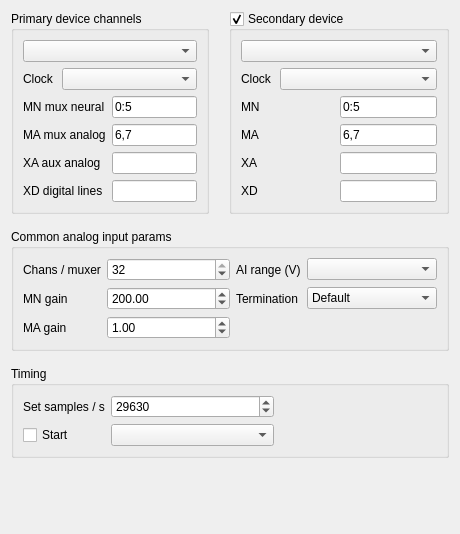
<?xml version="1.0" encoding="UTF-8"?>
<ui version="4.0">
 <class>NICfgTab</class>
 <widget class="QWidget" name="NICfgTab">
  <property name="geometry">
   <rect>
    <x>0</x>
    <y>0</y>
    <width>460</width>
    <height>534</height>
   </rect>
  </property>
  <property name="windowTitle">
   <string>Form</string>
  </property>
  <layout class="QGridLayout" name="gridLayout_3">
   <property name="horizontalSpacing">
    <number>20</number>
   </property>
   <property name="verticalSpacing">
    <number>15</number>
   </property>
   <item row="0" column="0">
    <widget class="QGroupBox" name="dev1GB">
     <property name="title">
      <string>Primary device channels</string>
     </property>
     <layout class="QGridLayout" name="gridLayout_2">
      <property name="verticalSpacing">
       <number>6</number>
      </property>
      <item row="3" column="0">
       <widget class="QLabel" name="ma1Label">
        <property name="sizePolicy">
         <sizepolicy hsizetype="Preferred" vsizetype="Preferred">
          <horstretch>0</horstretch>
          <verstretch>0</verstretch>
         </sizepolicy>
        </property>
        <property name="text">
         <string>MA mux analog</string>
        </property>
       </widget>
      </item>
      <item row="4" column="0">
       <widget class="QLabel" name="xa1Label">
        <property name="sizePolicy">
         <sizepolicy hsizetype="Preferred" vsizetype="Preferred">
          <horstretch>0</horstretch>
          <verstretch>0</verstretch>
         </sizepolicy>
        </property>
        <property name="text">
         <string>XA aux analog</string>
        </property>
       </widget>
      </item>
      <item row="2" column="0">
       <widget class="QLabel" name="mn1Label">
        <property name="sizePolicy">
         <sizepolicy hsizetype="Preferred" vsizetype="Preferred">
          <horstretch>0</horstretch>
          <verstretch>0</verstretch>
         </sizepolicy>
        </property>
        <property name="text">
         <string>MN mux neural</string>
        </property>
       </widget>
      </item>
      <item row="5" column="0">
       <widget class="QLabel" name="xd1Label">
        <property name="sizePolicy">
         <sizepolicy hsizetype="Preferred" vsizetype="Preferred">
          <horstretch>0</horstretch>
          <verstretch>0</verstretch>
         </sizepolicy>
        </property>
        <property name="text">
         <string>XD digital lines</string>
        </property>
       </widget>
      </item>
      <item row="2" column="1">
       <widget class="QLineEdit" name="mn1LE">
        <property name="minimumSize">
         <size>
          <width>0</width>
          <height>22</height>
         </size>
        </property>
        <property name="toolTip">
         <string>List NI-DAQ AI channels like this: '0:3,5,7,9:11'. MN channels come first, then MA, then XA. The three lists must not overlap.</string>
        </property>
        <property name="text">
         <string>0:5</string>
        </property>
       </widget>
      </item>
      <item row="3" column="1">
       <widget class="QLineEdit" name="ma1LE">
        <property name="minimumSize">
         <size>
          <width>0</width>
          <height>22</height>
         </size>
        </property>
        <property name="toolTip">
         <string>List NI-DAQ AI channels like this: '0:3,5,7,9:11'. MN channels come first, then MA, then XA. The three lists must not overlap.</string>
        </property>
        <property name="text">
         <string>6,7</string>
        </property>
       </widget>
      </item>
      <item row="4" column="1">
       <widget class="QLineEdit" name="xa1LE">
        <property name="minimumSize">
         <size>
          <width>0</width>
          <height>22</height>
         </size>
        </property>
        <property name="toolTip">
         <string>List NI-DAQ AI channels like this: '0:3,5,7,9:11'. MN channels come first, then MA, then XA. The three lists must not overlap.</string>
        </property>
        <property name="text">
         <string/>
        </property>
       </widget>
      </item>
      <item row="5" column="1">
       <widget class="QLineEdit" name="xd1LE">
        <property name="minimumSize">
         <size>
          <width>0</width>
          <height>22</height>
         </size>
        </property>
        <property name="toolTip">
         <string>List NI-DAQ DI channels like this: '0:3,5,7'.</string>
        </property>
        <property name="text">
         <string/>
        </property>
       </widget>
      </item>
      <item row="0" column="0" colspan="2">
       <widget class="QComboBox" name="device1CB">
        <property name="sizePolicy">
         <sizepolicy hsizetype="Expanding" vsizetype="Fixed">
          <horstretch>0</horstretch>
          <verstretch>0</verstretch>
         </sizepolicy>
        </property>
        <property name="minimumSize">
         <size>
          <width>0</width>
          <height>22</height>
         </size>
        </property>
        <property name="toolTip">
         <string/>
        </property>
       </widget>
      </item>
      <item row="1" column="0" colspan="2">
       <layout class="QHBoxLayout" name="horizontalLayout">
        <property name="spacing">
         <number>8</number>
        </property>
        <item>
         <widget class="QLabel" name="clk1Label">
          <property name="sizePolicy">
           <sizepolicy hsizetype="Preferred" vsizetype="Preferred">
            <horstretch>0</horstretch>
            <verstretch>0</verstretch>
           </sizepolicy>
          </property>
          <property name="text">
           <string>Clock</string>
          </property>
         </widget>
        </item>
        <item>
         <widget class="QComboBox" name="clk1CB">
          <property name="enabled">
           <bool>true</bool>
          </property>
          <property name="sizePolicy">
           <sizepolicy hsizetype="Expanding" vsizetype="Fixed">
            <horstretch>0</horstretch>
            <verstretch>0</verstretch>
           </sizepolicy>
          </property>
          <property name="minimumSize">
           <size>
            <width>0</width>
            <height>22</height>
           </size>
          </property>
          <property name="toolTip">
           <string/>
          </property>
          <property name="maxVisibleItems">
           <number>12</number>
          </property>
         </widget>
        </item>
       </layout>
      </item>
     </layout>
    </widget>
   </item>
   <item row="2" column="0" colspan="2">
    <widget class="QGroupBox" name="timingGB">
     <property name="title">
      <string>Timing</string>
     </property>
     <layout class="QGridLayout" name="gridLayout_5">
      <item row="0" column="1">
       <widget class="QDoubleSpinBox" name="srateSB">
        <property name="enabled">
         <bool>true</bool>
        </property>
        <property name="sizePolicy">
         <sizepolicy hsizetype="Expanding" vsizetype="Fixed">
          <horstretch>0</horstretch>
          <verstretch>0</verstretch>
         </sizepolicy>
        </property>
        <property name="toolTip">
         <string>Set a sampling rate if using NI device's internal clock</string>
        </property>
        <property name="decimals">
         <number>0</number>
        </property>
        <property name="minimum">
         <double>100.000000000000000</double>
        </property>
        <property name="maximum">
         <double>100000.000000000000000</double>
        </property>
        <property name="value">
         <double>29630.000000000000000</double>
        </property>
       </widget>
      </item>
      <item row="1" column="1">
       <widget class="QComboBox" name="startCB">
        <property name="sizePolicy">
         <sizepolicy hsizetype="Expanding" vsizetype="Fixed">
          <horstretch>0</horstretch>
          <verstretch>0</verstretch>
         </sizepolicy>
        </property>
        <property name="minimumSize">
         <size>
          <width>0</width>
          <height>22</height>
         </size>
        </property>
        <property name="toolTip">
         <string>If using Intans/Whisper acquisition always starts by setting device1/port0/line0 high. Otherwise, you may optionally set a digital line high to sync with aux hardware. </string>
        </property>
       </widget>
      </item>
      <item row="1" column="0">
       <widget class="QCheckBox" name="startEnabChk">
        <property name="sizePolicy">
         <sizepolicy hsizetype="Preferred" vsizetype="Fixed">
          <horstretch>0</horstretch>
          <verstretch>0</verstretch>
         </sizepolicy>
        </property>
        <property name="toolTip">
         <string>Whisper (any MN or MA channels) requires use of device1/port0/line0 as a start signal. Otherwise, you may optionally set a digital line high to sync with aux hardware. </string>
        </property>
        <property name="text">
         <string>Start</string>
        </property>
       </widget>
      </item>
      <item row="0" column="0">
       <widget class="QLabel" name="srateLabel">
        <property name="enabled">
         <bool>true</bool>
        </property>
        <property name="sizePolicy">
         <sizepolicy hsizetype="Preferred" vsizetype="Preferred">
          <horstretch>0</horstretch>
          <verstretch>0</verstretch>
         </sizepolicy>
        </property>
        <property name="toolTip">
         <string/>
        </property>
        <property name="text">
         <string>Set samples / s</string>
        </property>
       </widget>
      </item>
      <item row="0" column="2">
       <spacer name="horizontalSpacer">
        <property name="orientation">
         <enum>Qt::Horizontal</enum>
        </property>
        <property name="sizeHint" stdset="0">
         <size>
          <width>40</width>
          <height>20</height>
         </size>
        </property>
       </spacer>
      </item>
     </layout>
    </widget>
   </item>
   <item row="1" column="0" colspan="2">
    <widget class="QGroupBox" name="SignalGB">
     <property name="title">
      <string>Common analog input params</string>
     </property>
     <layout class="QGridLayout" name="gridLayout">
      <property name="verticalSpacing">
       <number>6</number>
      </property>
      <item row="1" column="2">
       <widget class="QLabel" name="aiTerminationLabel">
        <property name="sizePolicy">
         <sizepolicy hsizetype="Preferred" vsizetype="Preferred">
          <horstretch>0</horstretch>
          <verstretch>0</verstretch>
         </sizepolicy>
        </property>
        <property name="toolTip">
         <string/>
        </property>
        <property name="text">
         <string>Termination</string>
        </property>
        <property name="alignment">
         <set>Qt::AlignLeading|Qt::AlignLeft|Qt::AlignVCenter</set>
        </property>
       </widget>
      </item>
      <item row="1" column="0">
       <widget class="QLabel" name="mnGainLabel">
        <property name="sizePolicy">
         <sizepolicy hsizetype="Preferred" vsizetype="Preferred">
          <horstretch>0</horstretch>
          <verstretch>0</verstretch>
         </sizepolicy>
        </property>
        <property name="text">
         <string>MN gain</string>
        </property>
       </widget>
      </item>
      <item row="0" column="1">
       <widget class="QSpinBox" name="muxFactorSB">
        <property name="sizePolicy">
         <sizepolicy hsizetype="MinimumExpanding" vsizetype="Fixed">
          <horstretch>0</horstretch>
          <verstretch>0</verstretch>
         </sizepolicy>
        </property>
        <property name="minimumSize">
         <size>
          <width>0</width>
          <height>22</height>
         </size>
        </property>
        <property name="minimum">
         <number>1</number>
        </property>
        <property name="maximum">
         <number>32</number>
        </property>
        <property name="value">
         <number>32</number>
        </property>
       </widget>
      </item>
      <item row="1" column="1">
       <widget class="QDoubleSpinBox" name="mnGainSB">
        <property name="sizePolicy">
         <sizepolicy hsizetype="MinimumExpanding" vsizetype="Fixed">
          <horstretch>0</horstretch>
          <verstretch>0</verstretch>
         </sizepolicy>
        </property>
        <property name="minimumSize">
         <size>
          <width>0</width>
          <height>22</height>
         </size>
        </property>
        <property name="toolTip">
         <string>The gain setting on the external amplifier.  Incoming sample voltages are divided by this value when graphing to screen.</string>
        </property>
        <property name="correctionMode">
         <enum>QAbstractSpinBox::CorrectToNearestValue</enum>
        </property>
        <property name="minimum">
         <double>0.010000000000000</double>
        </property>
        <property name="maximum">
         <double>1000000.000000000000000</double>
        </property>
        <property name="value">
         <double>200.000000000000000</double>
        </property>
       </widget>
      </item>
      <item row="2" column="1">
       <widget class="QDoubleSpinBox" name="maGainSB">
        <property name="sizePolicy">
         <sizepolicy hsizetype="MinimumExpanding" vsizetype="Fixed">
          <horstretch>0</horstretch>
          <verstretch>0</verstretch>
         </sizepolicy>
        </property>
        <property name="minimumSize">
         <size>
          <width>0</width>
          <height>22</height>
         </size>
        </property>
        <property name="toolTip">
         <string>The gain setting on the external amplifier.  Incoming sample voltages are divided by this value when graphing to screen.</string>
        </property>
        <property name="correctionMode">
         <enum>QAbstractSpinBox::CorrectToNearestValue</enum>
        </property>
        <property name="minimum">
         <double>0.010000000000000</double>
        </property>
        <property name="maximum">
         <double>1000000.000000000000000</double>
        </property>
        <property name="value">
         <double>1.000000000000000</double>
        </property>
       </widget>
      </item>
      <item row="2" column="0">
       <widget class="QLabel" name="maGainLabel">
        <property name="sizePolicy">
         <sizepolicy hsizetype="Preferred" vsizetype="Preferred">
          <horstretch>0</horstretch>
          <verstretch>0</verstretch>
         </sizepolicy>
        </property>
        <property name="text">
         <string>MA gain</string>
        </property>
       </widget>
      </item>
      <item row="0" column="2">
       <widget class="QLabel" name="aiRangeMinLabel">
        <property name="sizePolicy">
         <sizepolicy hsizetype="Preferred" vsizetype="Preferred">
          <horstretch>0</horstretch>
          <verstretch>0</verstretch>
         </sizepolicy>
        </property>
        <property name="toolTip">
         <string/>
        </property>
        <property name="text">
         <string>AI range (V)</string>
        </property>
        <property name="alignment">
         <set>Qt::AlignLeading|Qt::AlignLeft|Qt::AlignVCenter</set>
        </property>
       </widget>
      </item>
      <item row="0" column="0">
       <widget class="QLabel" name="muxFactorLabel">
        <property name="sizePolicy">
         <sizepolicy hsizetype="Preferred" vsizetype="Preferred">
          <horstretch>0</horstretch>
          <verstretch>0</verstretch>
         </sizepolicy>
        </property>
        <property name="text">
         <string>Chans / muxer</string>
        </property>
       </widget>
      </item>
      <item row="0" column="3">
       <widget class="QComboBox" name="aiRangeCB">
        <property name="sizePolicy">
         <sizepolicy hsizetype="Expanding" vsizetype="Fixed">
          <horstretch>0</horstretch>
          <verstretch>0</verstretch>
         </sizepolicy>
        </property>
        <property name="minimumSize">
         <size>
          <width>0</width>
          <height>22</height>
         </size>
        </property>
        <property name="toolTip">
         <string/>
        </property>
       </widget>
      </item>
      <item row="1" column="3">
       <widget class="QComboBox" name="aiTerminationCB">
        <property name="sizePolicy">
         <sizepolicy hsizetype="Expanding" vsizetype="Fixed">
          <horstretch>0</horstretch>
          <verstretch>0</verstretch>
         </sizepolicy>
        </property>
        <property name="minimumSize">
         <size>
          <width>0</width>
          <height>22</height>
         </size>
        </property>
        <item>
         <property name="text">
          <string>Default</string>
         </property>
        </item>
        <item>
         <property name="text">
          <string>RSE</string>
         </property>
        </item>
        <item>
         <property name="text">
          <string>NRSE</string>
         </property>
        </item>
        <item>
         <property name="text">
          <string>Differential</string>
         </property>
        </item>
        <item>
         <property name="text">
          <string>PseudoDifferential</string>
         </property>
        </item>
       </widget>
      </item>
     </layout>
    </widget>
   </item>
   <item row="0" column="1">
    <widget class="QGroupBox" name="dev2GB">
     <property name="title">
      <string>Secondary device</string>
     </property>
     <property name="flat">
      <bool>false</bool>
     </property>
     <property name="checkable">
      <bool>true</bool>
     </property>
     <property name="checked">
      <bool>true</bool>
     </property>
     <layout class="QGridLayout" name="gridLayout_4">
      <property name="verticalSpacing">
       <number>6</number>
      </property>
      <item row="3" column="2">
       <widget class="QLineEdit" name="ma2LE">
        <property name="minimumSize">
         <size>
          <width>0</width>
          <height>22</height>
         </size>
        </property>
        <property name="toolTip">
         <string>List NI-DAQ AI channels like this: '0:3,5,7,9:11'. MN channels come first, then MA, then XA. The three lists must not overlap.</string>
        </property>
        <property name="text">
         <string>6,7</string>
        </property>
       </widget>
      </item>
      <item row="3" column="0">
       <widget class="QLabel" name="ma2Label">
        <property name="sizePolicy">
         <sizepolicy hsizetype="Preferred" vsizetype="Preferred">
          <horstretch>0</horstretch>
          <verstretch>0</verstretch>
         </sizepolicy>
        </property>
        <property name="text">
         <string>MA</string>
        </property>
       </widget>
      </item>
      <item row="5" column="0">
       <widget class="QLabel" name="xd2Label">
        <property name="sizePolicy">
         <sizepolicy hsizetype="Preferred" vsizetype="Preferred">
          <horstretch>0</horstretch>
          <verstretch>0</verstretch>
         </sizepolicy>
        </property>
        <property name="text">
         <string>XD</string>
        </property>
       </widget>
      </item>
      <item row="4" column="2">
       <widget class="QLineEdit" name="xa2LE">
        <property name="minimumSize">
         <size>
          <width>0</width>
          <height>22</height>
         </size>
        </property>
        <property name="toolTip">
         <string>List NI-DAQ AI channels like this: '0:3,5,7,9:11'. MN channels come first, then MA, then XA. The three lists must not overlap.</string>
        </property>
        <property name="text">
         <string/>
        </property>
       </widget>
      </item>
      <item row="5" column="2">
       <widget class="QLineEdit" name="xd2LE">
        <property name="minimumSize">
         <size>
          <width>0</width>
          <height>22</height>
         </size>
        </property>
        <property name="toolTip">
         <string>List NI-DAQ DI channels like this: '0:3,5,7'.</string>
        </property>
        <property name="text">
         <string/>
        </property>
       </widget>
      </item>
      <item row="1" column="0" colspan="3">
       <layout class="QHBoxLayout" name="horizontalLayout_2">
        <property name="spacing">
         <number>8</number>
        </property>
        <item>
         <widget class="QLabel" name="clk2Label">
          <property name="sizePolicy">
           <sizepolicy hsizetype="Preferred" vsizetype="Preferred">
            <horstretch>0</horstretch>
            <verstretch>0</verstretch>
           </sizepolicy>
          </property>
          <property name="text">
           <string>Clock</string>
          </property>
         </widget>
        </item>
        <item>
         <widget class="QComboBox" name="clk2CB">
          <property name="enabled">
           <bool>true</bool>
          </property>
          <property name="sizePolicy">
           <sizepolicy hsizetype="Expanding" vsizetype="Fixed">
            <horstretch>0</horstretch>
            <verstretch>0</verstretch>
           </sizepolicy>
          </property>
          <property name="minimumSize">
           <size>
            <width>0</width>
            <height>22</height>
           </size>
          </property>
          <property name="toolTip">
           <string/>
          </property>
          <property name="maxVisibleItems">
           <number>12</number>
          </property>
         </widget>
        </item>
       </layout>
      </item>
      <item row="2" column="2">
       <widget class="QLineEdit" name="mn2LE">
        <property name="minimumSize">
         <size>
          <width>0</width>
          <height>22</height>
         </size>
        </property>
        <property name="toolTip">
         <string>List NI-DAQ AI channels like this: '0:3,5,7,9:11'. MN channels come first, then MA, then XA. The three lists must not overlap.</string>
        </property>
        <property name="text">
         <string>0:5</string>
        </property>
       </widget>
      </item>
      <item row="2" column="0">
       <widget class="QLabel" name="mn2Label">
        <property name="sizePolicy">
         <sizepolicy hsizetype="Preferred" vsizetype="Preferred">
          <horstretch>0</horstretch>
          <verstretch>0</verstretch>
         </sizepolicy>
        </property>
        <property name="text">
         <string>MN</string>
        </property>
       </widget>
      </item>
      <item row="4" column="0">
       <widget class="QLabel" name="xa2Label">
        <property name="sizePolicy">
         <sizepolicy hsizetype="Preferred" vsizetype="Preferred">
          <horstretch>0</horstretch>
          <verstretch>0</verstretch>
         </sizepolicy>
        </property>
        <property name="text">
         <string>XA</string>
        </property>
       </widget>
      </item>
      <item row="0" column="0" colspan="3">
       <widget class="QComboBox" name="device2CB">
        <property name="enabled">
         <bool>true</bool>
        </property>
        <property name="sizePolicy">
         <sizepolicy hsizetype="Expanding" vsizetype="Fixed">
          <horstretch>0</horstretch>
          <verstretch>0</verstretch>
         </sizepolicy>
        </property>
        <property name="minimumSize">
         <size>
          <width>0</width>
          <height>22</height>
         </size>
        </property>
        <property name="toolTip">
         <string/>
        </property>
       </widget>
      </item>
      <item row="2" column="1">
       <spacer name="horizontalSpacer_3">
        <property name="orientation">
         <enum>Qt::Horizontal</enum>
        </property>
        <property name="sizeType">
         <enum>QSizePolicy::Preferred</enum>
        </property>
        <property name="sizeHint" stdset="0">
         <size>
          <width>80</width>
          <height>20</height>
         </size>
        </property>
       </spacer>
      </item>
     </layout>
    </widget>
   </item>
   <item row="3" column="0">
    <spacer name="verticalSpacer">
     <property name="orientation">
      <enum>Qt::Vertical</enum>
     </property>
     <property name="sizeHint" stdset="0">
      <size>
       <width>20</width>
       <height>40</height>
      </size>
     </property>
    </spacer>
   </item>
  </layout>
 </widget>
 <tabstops>
  <tabstop>dev2GB</tabstop>
  <tabstop>device1CB</tabstop>
  <tabstop>clk1CB</tabstop>
  <tabstop>mn1LE</tabstop>
  <tabstop>ma1LE</tabstop>
  <tabstop>xa1LE</tabstop>
  <tabstop>xd1LE</tabstop>
  <tabstop>device2CB</tabstop>
  <tabstop>clk2CB</tabstop>
  <tabstop>mn2LE</tabstop>
  <tabstop>ma2LE</tabstop>
  <tabstop>xa2LE</tabstop>
  <tabstop>xd2LE</tabstop>
  <tabstop>muxFactorSB</tabstop>
  <tabstop>mnGainSB</tabstop>
  <tabstop>maGainSB</tabstop>
  <tabstop>aiRangeCB</tabstop>
  <tabstop>aiTerminationCB</tabstop>
  <tabstop>srateSB</tabstop>
  <tabstop>startEnabChk</tabstop>
  <tabstop>startCB</tabstop>
 </tabstops>
 <resources/>
 <connections/>
</ui>
